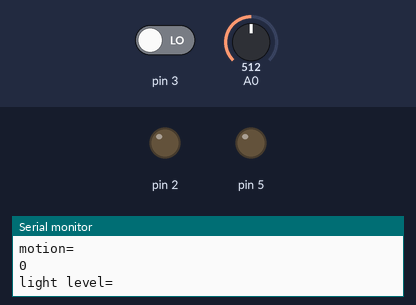
Recording of a sketch running on a simulated Arduino Uno, built with avr-gcc and run on an emulated ATmega328P. On the bench: output pins drawn as LEDs (lit = HIGH), the last lines printed to the serial monitor. The test bench sets the inputs (shaded band); at power-on: A0 = 512, pin 3 LOW.

Above: at 1.2 s.
1.3 s: A0 set to 317
2.8 s: A0 set to 287
At 3.2 s:
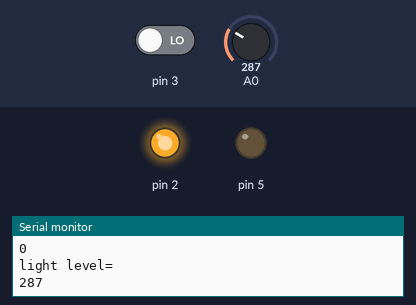
4.3 s: pin 3 driven HIGH
At 5.2 s:
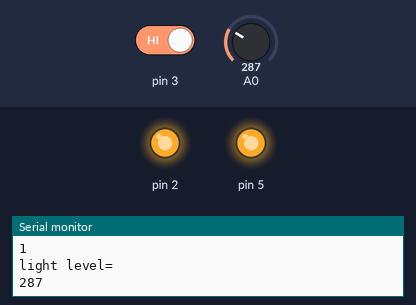
5.8 s: A0 set to 306
At 7.0 s:
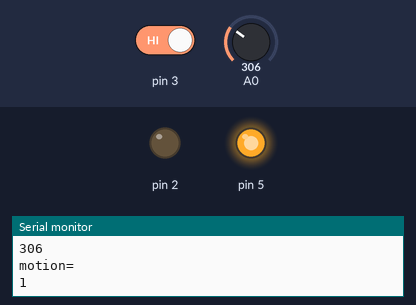
7.3 s: A0 set to 290
At 8.2 s:
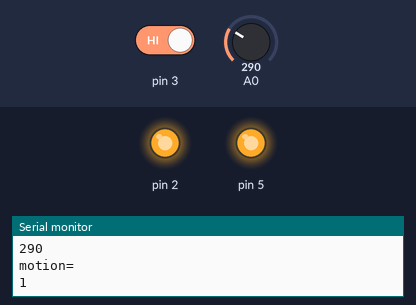
8.8 s: A0 set to 310
At 10.5 s:
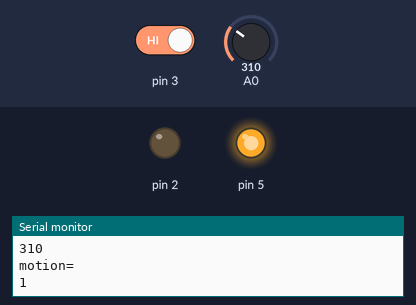
Timing chart, 0 to 11.9 s (numbered marks = the images above; inputs shaded):
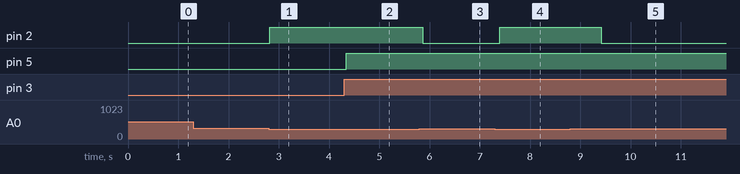

Measured:
- the behaviour switches between 300 and 299 on A0 (found by bisection; images 0 and 1)
- after the input at 2.8 s, pin 2: LOW → HIGH at once
- after the input at 4.3 s, pin 5: LOW → HIGH at once
- after the input at 5.8 s, pin 2: HIGH → LOW after 0.06 s
- after the input at 7.3 s, pin 2: LOW → HIGH after 0.10 s
- after the input at 8.8 s, pin 2: HIGH → LOW after 0.62 s

The sketch:

home_automation.ino
```cpp
void setup()
{
  Serial.begin(9600);
  pinMode(A0, INPUT);
  pinMode(2, OUTPUT);
  pinMode(3, INPUT);
  pinMode(5, OUTPUT);
}

void loop()
{
  Serial.println("light level=");
  Serial.println(analogRead(A0));
  if (analogRead(A0) < 300) {
    digitalWrite(2, HIGH);
    delay(500);
  } else {
    digitalWrite(2, LOW);
  }
  Serial.println("motion=");
  Serial.println(digitalRead(3));
  if (digitalRead(3) == 1) {
    digitalWrite(5, HIGH);
    delay(500);
  } else {
    digitalWrite(5, LOW);
  }
  delay(10); // Delay a little bit to improve simulation performance
}
```
